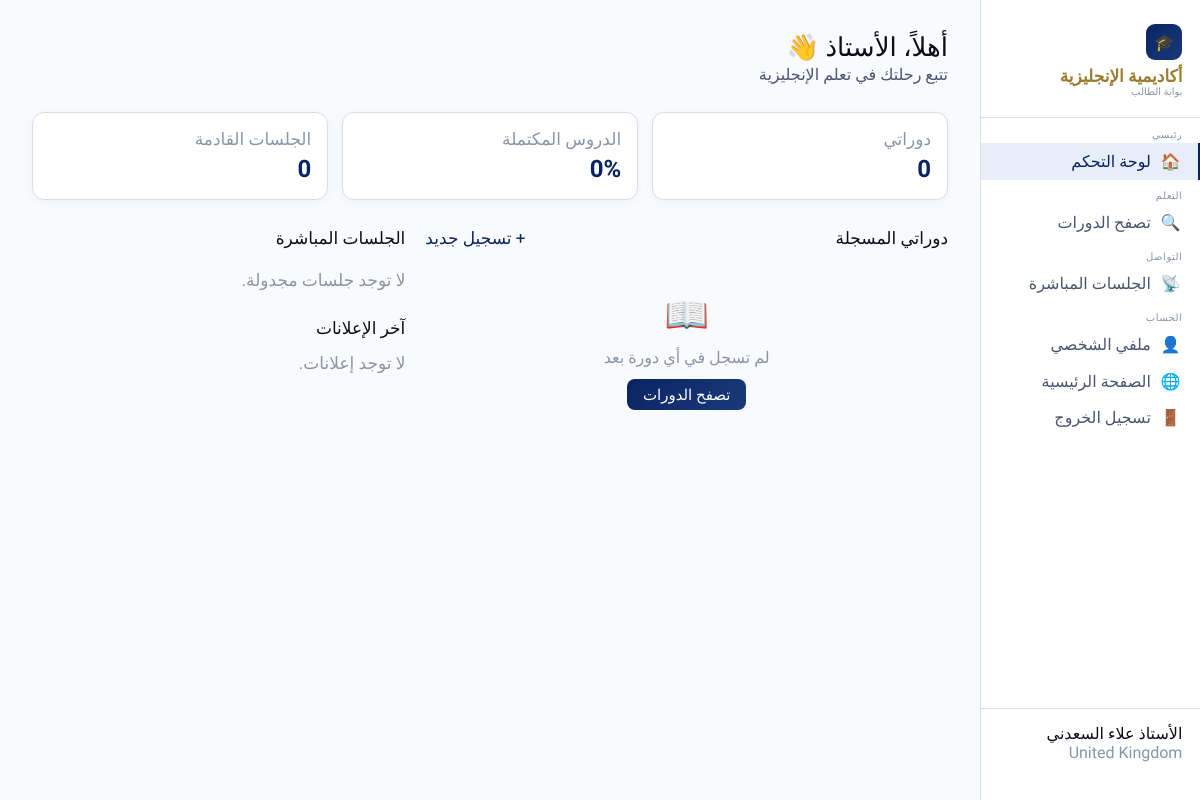
The app's page /student/dashboard (signed in) with its own data.
### app.py (models this page shows)
class User(UserMixin, db.Model):
    id = db.Column(db.Integer, primary_key=True)
    name = db.Column(db.String(100), nullable=False)
    email = db.Column(db.String(120), unique=True, nullable=False)
    password = db.Column(db.String(200), nullable=False)
    role = db.Column(db.String(20), default='student')  # 'teacher' or 'student'
    avatar = db.Column(db.String(200), default='')
    bio = db.Column(db.Text, default='')
    phone = db.Column(db.String(30), default='')
    whatsapp = db.Column(db.String(50), default='')
    telegram = db.Column(db.String(100), default='')
    hero_photo = db.Column(db.String(200), default='')
    country = db.Column(db.String(60), default='')
    created_at = db.Column(db.DateTime, default=datetime.utcnow)
    is_active_account = db.Column(db.Boolean, default=True)
    bank_account = db.Column(db.String(200), default='')
    bank_name = db.Column(db.String(100), default='')
    wallet_vodafone = db.Column(db.String(50), default='')
    wallet_instapay = db.Column(db.String(100), default='')
    wallet_stcpay = db.Column(db.String(50), default='')
    wallet_other = db.Column(db.String(200), default='')
    payment_notes = db.Column(db.Text, default='')
    enrollments = db.relationship('Enrollment', backref='student', lazy=True)
    progress = db.relationship('Progress', backref='student', lazy=True)

### app.py (the view)
@app.route('/student/dashboard')
@login_required
def student_dashboard():
    enrollments = Enrollment.query.filter_by(student_id=current_user.id, is_approved=True).all()
    live_sessions = LiveSession.query.filter_by(is_active=True).order_by(LiveSession.scheduled_at).all()
    announcements = Announcement.query.order_by(Announcement.created_at.desc()).limit(5).all()
    my_courses = []
    for e in enrollments:
        pct = get_progress_pct(e.course_id, current_user.id)
        my_courses.append({'course': e.course, 'progress': pct})
    return render_template('student/dashboard.html', my_courses=my_courses,
                           live_sessions=live_sessions, announcements=announcements)

### app.py (called while the page is built)
@login_manager.user_loader
def load_user(user_id):
    return User.query.get(int(user_id))

### templates/student/dashboard.html (shortened to what this page needs)
{% extends "base.html" %}
{% block body %}
<div class="sidebar">
  <div class="sb-logo"><div class="ic">🎓</div><h2>أكاديمية الإنجليزية</h2><p style="font-size:10px;color:var(--tx3);">بوابة الطالب</p></div>
  <div class="sb-section">رئيسي</div>
  <a href="{{ url_for('student_dashboard') }}" class="sb-link {% if request.endpoint == 'student_dashboard' %}active{% endif %}"><span>🏠</span>لوحة التحكم</a>
  <div class="sb-section">التعلم</div>
  <a href="{{ url_for('courses_list') }}" class="sb-link {% if request.endpoint == 'courses_list' %}active{% endif %}"><span>🔍</span>تصفح الدورات</a>
  <div class="sb-section">التواصل</div>
  <a href="{{ url_for('index') }}#live" class="sb-link"><span>📡</span>الجلسات المباشرة</a>
  <div class="sb-section">الحساب</div>
  <a href="{{ url_for('student_profile') }}" class="sb-link {% if request.endpoint == 'student_profile' %}active{% endif %}"><span>👤</span>ملفي الشخصي</a>
  <a href="{{ url_for('index') }}" class="sb-link" target="_blank"><span>🌐</span>الصفحة الرئيسية</a>
  <a href="{{ url_for('logout') }}" class="sb-link"><span>🚪</span>تسجيل الخروج</a>
  <div class="sb-user">
    <div style="font-size:16px;font-weight:500;">{{ current_user.name }}</div>
    <div style="font-size:16px;color:var(--tx3);">{{ current_user.country }}</div>
  </div>
</div>
<div class="main">
  <div class="page-title">أهلاً، {{ current_user.name.split()[0] }} 👋</div>
  <div class="page-sub">تتبع رحلتك في تعلم الإنجليزية</div>
  <div class="stats-row">
    <div class="stat-card"><div class="lbl">دوراتي</div><div class="val">{{ my_courses|length }}</div></div>
    <div class="stat-card"><div class="lbl">الدروس المكتملة</div><div class="val">{{ my_courses|sum(attribute='progress') // [1, my_courses|length]|max }}%</div></div>
    <div class="stat-card"><div class="lbl">الجلسات القادمة</div><div class="val">{{ live_sessions|length }}</div></div>
  </div>
  <div class="grid2">
    <div>
      <div class="sec-title">
        <span>دوراتي المسجلة</span>
        <a href="{{ url_for('courses_list') }}" style="font-size:17px;color:var(--blue);">+ تسجيل جديد</a>
      </div>
      {% for item in my_courses %}
      <a href="{{ url_for('learn', course_id=item.course.id) }}" class="course-card" style="text-decoration:none;color:inherit;">
        <div class="course-ic">📚</div>
        <div class="course-info">
          <h4>{{ item.course.title }}</h4>
          <div class="meta">{{ item.course.level }} · {{ item.course.category }}</div>
          <div class="prog-bar"><div class="prog-fill" style="width:{{ item.progress }}%"></div></div>
          <div style="font-size:16px;color:var(--blue);margin-top:.25rem;">{{ item.progress }}% Complete</div>
        </div>
        <span class="btn btn-ghost btn-sm">Continue</span>
      </a>
      {% else %}
      <div style="text-align:center;padding:2rem;color:var(--tx3);">
        <div style="font-size:36px;margin-bottom:.75rem;">📖</div>
        <p style="font-size:16px;">لم تسجل في أي دورة بعد</p>
        <a href="{{ url_for('courses_list') }}" class="btn btn-primary btn-sm" style="margin-top:.75rem;">تصفح الدورات</a>
      </div>
      {% endfor %}
    </div>
    <div>
      <div class="sec-title"><span>الجلسات المباشرة</span></div>
      {% for ls in live_sessions %}
      <div class="ls-card">
        <h4>{{ ls.title }}</h4>
        <div class="meta">📅 {{ ls.scheduled_at.strftime('%Y-%m-%d %H:%M') }} · {{ ls.duration_minutes }} minutes</div>
        {% if ls.meeting_link %}
        <a href="{{ ls.meeting_link }}" target="_blank" class="btn btn-primary btn-sm">انضم للجلسة</a>
        {% else %}
        <span class="badge badge-gray">قريباً</span>
        {% endif %}
      </div>
      {% else %}
      <p style="font-size:17px;color:var(--tx3);padding:.5rem 0;">لا توجد جلسات مجدولة.</p>
      {% endfor %}
      <div class="sec-title" style="margin-top:1.25rem;"><span>آخر الإعلانات</span></div>
      {% for ann in announcements %}
      <div class="ann-card">
        <h4>{{ ann.title }}</h4>
        <p>{{ ann.content[:120] }}{% if ann.content|length > 120 %}...{% endif %}</p>
        <div class="dt">{{ ann.created_at.strftime('%Y-%m-%d') }}</div>
      </div>
      {% else %}
      <p style="font-size:17px;color:var(--tx3);">لا توجد إعلانات.</p>
      {% endfor %}
    </div>
  </div>
</div>
{% endblock %}

### templates/base.html (style rules this page uses)
* { margin:0;padding:0;box-sizing:border-box; }
:root { --gold:#C9A84C; --gold-l:#E8C96A; --gold-d:#9A7D2E; --gold-bg:#FFF8E7; --gold-bd:#F0E0B0; --blue:#0A2463; --blue-l:#1A3A7A; --blue-d:#051838; --blue-bg:#E8EEF8; --blue-bd:#B8C8E0; --bg:#F8FAFD; --bg2:#FFFFFF; --bg3:#EDF1F8; --tx:#0A0E1A; --tx2:#4A5570; --tx3:#8A95A8; --bd:#D8DEE8; --bd2:#C0C8D8; --red:#DC2626; --red-bg:#FEF2F2; --red-bd:#FECACA; --gradient-blue:linear-gradient(135deg, #0A2463, #1A3A7A); --gradient-gold:linear-gradient(135deg, #C9A84C, #E8C96A); --shadow-blue:0 4px 20px rgba(10,36,99,0.15); --shadow-gold:0 4px 20px rgba(201,168,76,0.25); }
body { font-family:'Tajawal',sans-serif;font-size:18px;background:var(--bg);color:var(--tx);min-height:100vh;direction:rtl;text-align:right; }
a { text-decoration:none;color:inherit; }
.btn { display:inline-flex;align-items:center;gap:.4rem;padding:.65rem 1.4rem;border-radius:8px;font-family:'Tajawal',sans-serif;font-size:17px;font-weight:500;cursor:pointer;border:none;transition:all .2s; }
.btn-primary { background:var(--gradient-blue);color:#fff; }
.btn-sm { padding:.4rem 1rem;font-size:15px; }

### templates/student/dashboard.html (style rules this page uses)
body { display:grid;grid-template-columns:220px 1fr;min-height:100vh; }
.sidebar { background:#fff;border-left:0.5px solid var(--bd);padding:1.5rem 0;display:flex;flex-direction:column;position:sticky;top:0;height:100vh;overflow-y:auto; }
.sb-logo { padding:0 1.1rem 1.25rem;border-bottom:0.5px solid var(--bd); }
.sb-logo .ic { width:36px;height:36px;background:var(--gradient-blue);border-radius:9px;display:flex;align-items:center;justify-content:center;font-size:16px;color:#FFD700; }
.sb-logo h2 { font-family:'Amiri',serif;font-size:17px;color:var(--gold-d);margin-top:.4rem; }
.sb-link { display:flex;align-items:center;gap:.6rem;padding:.55rem 1.1rem;font-size:16px;color:var(--tx2);transition:all .15s;border-right:2px solid transparent; }
.sb-link:hover,.sb-link.active { background:var(--blue-bg);color:var(--blue);border-right-color:var(--blue); }
.sb-section { padding:.65rem 1.1rem .2rem;font-size:10px;color:var(--tx3);letter-spacing:.5px; }
.sb-user { margin-top:auto;padding:.9rem 1.1rem;border-top:0.5px solid var(--bd); }
.main { background:var(--bg);padding:2rem;overflow-y:auto; }
.page-title { font-family:'Amiri',serif;font-size:26px;color:var(--tx);margin-bottom:.2rem; }
.page-sub { font-size:16px;color:var(--tx2);margin-bottom:1.75rem; }
.stats-row { display:grid;grid-template-columns:repeat(3,1fr);gap:.85rem;margin-bottom:1.75rem; }
.stat-card { background:#fff;border:0.5px solid var(--bd);border-radius:12px;padding:1rem;box-shadow:0 2px 8px rgba(10,36,99,0.04); }
.stat-card .lbl { font-size:17px;color:var(--tx3);margin-bottom:.35rem; }
.stat-card .val { font-size:24px;font-weight:700;color:var(--blue); }
.grid2 { display:grid;grid-template-columns:1.4fr 1fr;gap:1.25rem; }
.sec-title { font-size:17px;font-weight:500;color:var(--tx);margin-bottom:.9rem;display:flex;justify-content:space-between;align-items:center; }

### records on screen
User: name "الأستاذ علاء السعدني", country "United Kingdom", name "الأستاذ"

### other values on screen
{{ my_courses|length }} "0"
{{ my_courses|sum(attribute='progress') // [1, my_courses|length]|max }} "0"
{{ live_sessions|length }} "0"
